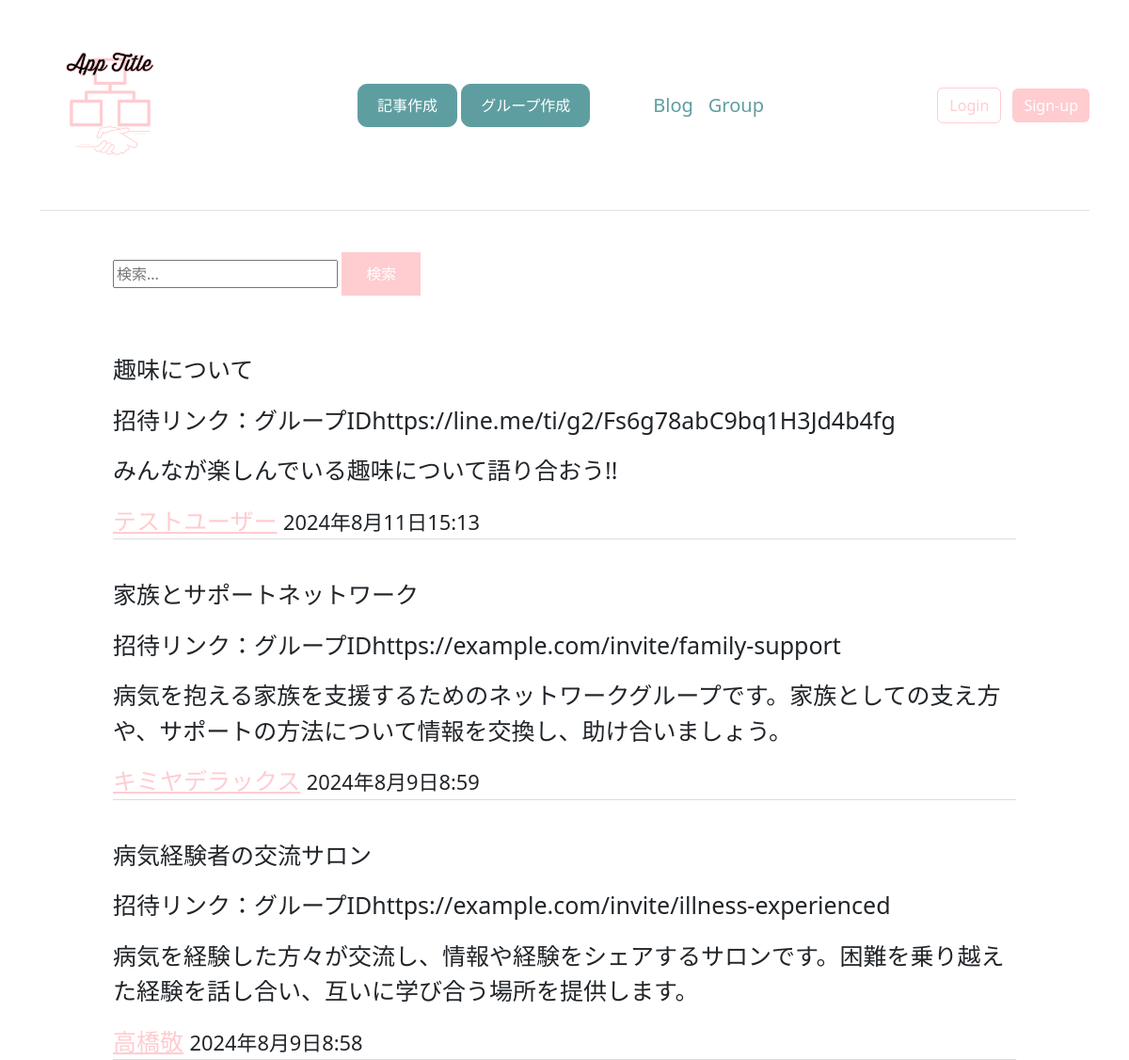
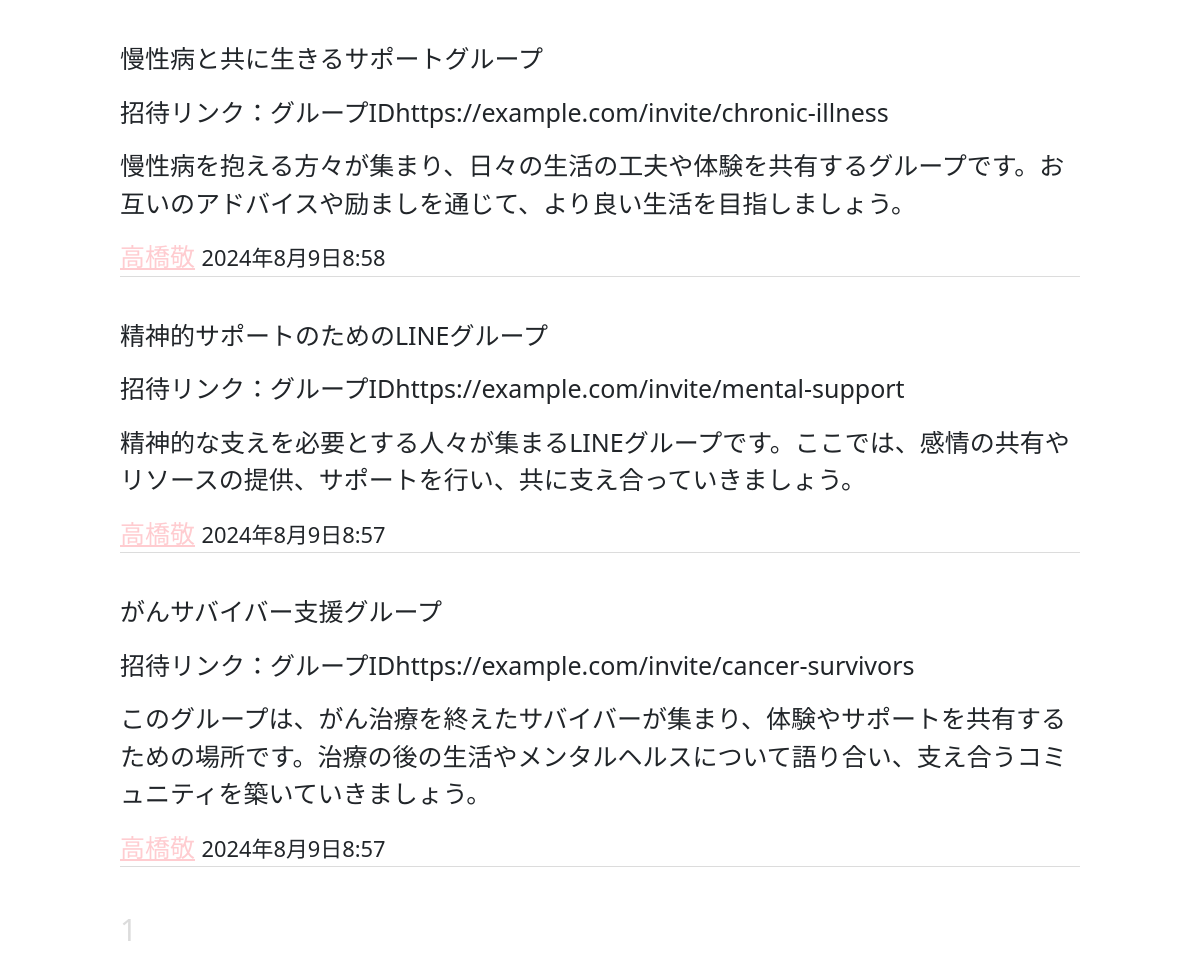
Screenshot of /group-list with the database file from the repository (2 pictures, top to bottom).
### blogapp/models.py (models this page shows)
class Group(models.Model):
    title = models.CharField(verbose_name='グループ名',max_length=30)
    share = models.CharField(verbose_name='招待リンク・グループID',max_length=100)
    text = models.TextField(
        verbose_name='グループ概要',
    )
    user = models.ForeignKey(
        CustomUser,
        verbose_name='ユーザー',
        on_delete=models.CASCADE
    )
    category = models.ForeignKey(
        Category,
        verbose_name='サービスカテゴリー',
        on_delete=models.CASCADE
    )
    posted_at = models.DateTimeField(
        verbose_name='作成日時',
        auto_now_add=True
    )

class CustomUser(AbstractUser):
    profile = models.TextField(blank=True, null=True)

### blogapp/views.py (the view)
# urls.py: path('group-list',views.GroupList.as_view(),name = 'group_list'),
class GroupList(ListView):
    template_name = 'group.html'
    queryset = Group.objects.order_by('-posted_at')
    paginate_by = 10
    def get_queryset(self):
        queryset = Group.objects.order_by('-posted_at')
        search_query = self.request.GET.get('search', '')
        if search_query:
            keywords = search_query.split()
            query = Q()
            for keyword in keywords:
                query |= Q(title__icontains=keyword) | Q(text__icontains=keyword)
            queryset = queryset.filter(query)
        return queryset

### blogapp/templates/group.html (shortened to what this page needs)
{% extends 'base.html' %}
{% load static %}
{% block contents %}
{% include 'group-list.html' %}
{% endblock %}

### blogapp/templates/group-list.html (shortened to what this page needs)
<form method="get" action="{% url 'blogapp:group_list' %}" class="search-form">
    <input type="text" name="search" placeholder="検索..." value="{{ request.GET.search }}">
    <button type="submit">検索</button>
</form>
{% for record in object_list %}
<div class="post-list-wrap">
    <div class="post-item">
        <p class="text">{{record.title}}</p>
        <p class="title">招待リンク：グループID{{record.share}}</p>
        <p class="text">{{record.text}}</p>
        <a href="{% url 'blogapp:user_group_and_profile' user_id=record.user.id %}">{{record.user.username}}</a>
        <small>{{record.posted_at}}<samall>
    </div>
</div>
{% endfor %}
<div class="pagination">
    <span class="step-links">
        {% for num in page_obj.paginator.page_range %}
        {% if page_obj.number == num %}
        <span class="current">{{ num }}</span>
        {% else %}
        <a href="?page={{ num }}">{{ num }}</a>
        {% endif %}
        {% endfor %}
    </span>
</div>

### static/css/style.css (style rules this page uses)
.post-list-wrap { width: 80%; margin: 40px auto; background-color: white; }
.post-list-wrap .title { font-size: 25px; }
.post-item { border-bottom: solid 1px gainsboro; }
.post-item a { color: #ffccd0; }
.search-form { display: block; width: 80%; margin: 20px auto; }
.pagination { width: 80%; margin: 20px auto; padding-bottom: 50px; }
.step-links, .step-links a { font-size: 30px; color: #ffccd0; }
.current { color: gainsboro; }
.post-item { font-size: 25px; }

### static/css/sign-in.css (style rules this page uses)
html, body { height: 100%; }
button { background-color: #ffccd0; margin: 20px auto; border: solid 1px #ffccd0; color: white; padding: 10px 25px; }

### rows the page displays
Group: title "趣味について", share "https://line.me/ti/g2/Fs6g78abC9bq1H3Jd4b4fg", text "みんなが楽しんでいる趣味について語り合おう!!", user.username "テストユーザー", posted_at "2024年8月11日15:13"
Group: title "家族とサポートネットワーク", share "https://example.com/invite/family-support", text "病気を抱える家族を支援するためのネットワークグループです。家族としての支え方や、サポートの方法について情報を交換し、助け合いましょう。", user.username "キミヤデラックス", posted_at "2024年8月9日8:59"
Group: title "病気経験者の交流サロン", share "https://example.com/invite/illness-experienced", text "病気を経験した方々が交流し、情報や経験をシェアするサロンです。困難を乗り越えた経験を話し合い、互いに学び合う場所を提供します。", user.username "高橋敬", posted_at "2024年8月9日8:58"
Group: title "慢性病と共に生きるサポートグループ", share "https://example.com/invite/chronic-illness", text "慢性病を抱える方々が集まり、日々の生活の工夫や体験を共有するグループです。お互いのアドバイスや励ましを通じて、より良い生活を目指しましょう。", user.username "高橋敬", posted_at "2024年8月9日8:58"
Group: title "精神的サポートのためのLINEグループ", share "https://example.com/invite/mental-support", text "精神的な支えを必要とする人々が集まるLINEグループです。ここでは、感情の共有やリソースの提供、サポートを行い、共に支え合っていきましょう。", user.username "高橋敬", posted_at "2024年8月9日8:57"
Group: title "がんサバイバー支援グループ", share "https://example.com/invite/cancer-survivors", text "このグループは、がん治療を終えたサバイバーが集まり、体験やサポートを共有するための場所です。治療の後の生活やメンタルヘルスについて語り合い、支え合うコミュニティを築いていきましょう。", user.username "高橋敬", posted_at "2024年8月9日8:57"

### other values shown
{{ num }} "1"
